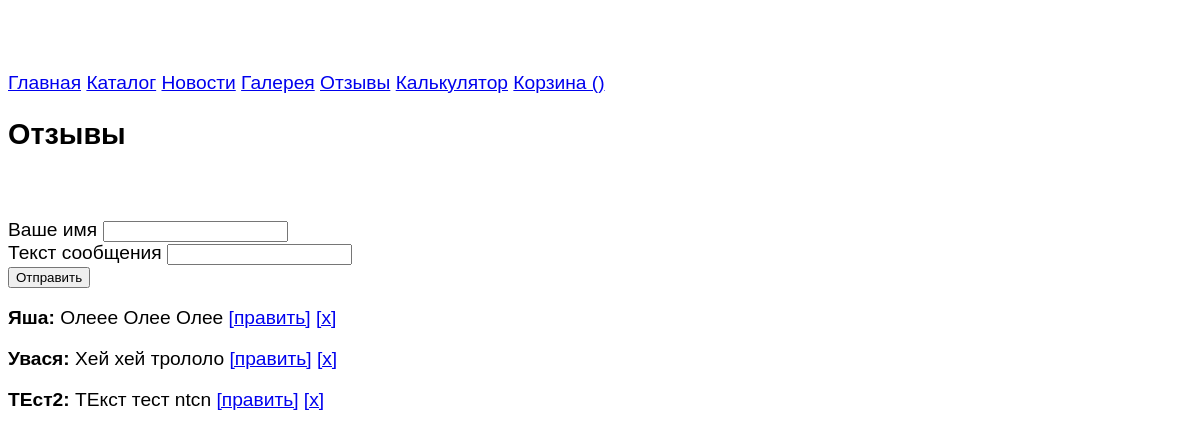
Screenshot of /feedback with the database file from the repository.
### tables this page shows
CREATE TABLE `feedback` (
  `id` int NOT NULL,
  `name` text NOT NULL,
  `text` text NOT NULL
);

### engine/db.php (called while the page is built, shortened)
<?php
function getDb()
{
  static $db = null;
  if (is_null($db)) {
    $db = @mysqli_connect(HOST, USER, PASS, DB) or die("Could not connect: " . mysqli_connect_error());
  }
  return $db;
}
function getAssocResult($sql)
{
  $db = getDb();
  $result = @mysqli_query($db, $sql) or die(mysqli_error($db));
  $array_result = [];
  while ($row = mysqli_fetch_assoc($result))
    $array_result[] = $row;
  return $array_result;
}

### engine/feedback.php (called while the page is built, shortened)
<?php
function getAllFeedback()
{
  return getAssocResult("SELECT * FROM feedback ORDER BY id DESC");
}

### engine/controller.php (called while the page is built, shortened)
<?php
function prepareVariables($page, $action)
{
  $params['layout'] = 'main';
  switch ($page) {
    case 'feedback':
      $params['result'] = getAllFeedback();
      $params['action'] = 'add';
      $params['buttonText'] = "Отправить";
      break;
  }
  return $params;
}

### templates/feedback.php (the view)
<h2>Отзывы</h2>
<?=$message[$_GET['message']]?><br>
<form action="?action=<?=$action?>" method="post">
  <input hidden type="text" name="id" value="<?=$row['id']?>"><br>
  Ваше имя <input type="text" name="name" value="<?=$row['name']?>"><br>
  Текст сообщения <input type="text" name="text" value="<?=$row['feedback']?>"><br>
  <input type="submit" name="postfeedback" value=<?=$buttonText?>>
</form>
<?php foreach ($result as $item):?>
  <p>
    <b><?=$item['name']?>:</b> <?=$item['text']?> <a href="?action=edit&id=<?=$item['id']?>">[править]</a>  <a href="?action=delete&id=<?=$item['id']?>">[x]</a>
  </p>
<?endforeach;?>

### public/css/style.css (style rules this page uses)
body { font: normal 1.2em Verdana,Arial,sans-serif; height: 100%; padding-bottom: 1px; padding-top: 64px; }

### rows the page displays
feedback: name "Яша", text "Олеее Олее Олее"
feedback: name "Увася", text "Хей хей трололо"
feedback: name "ТЕст2", text "ТЕкст тест ntcn"
